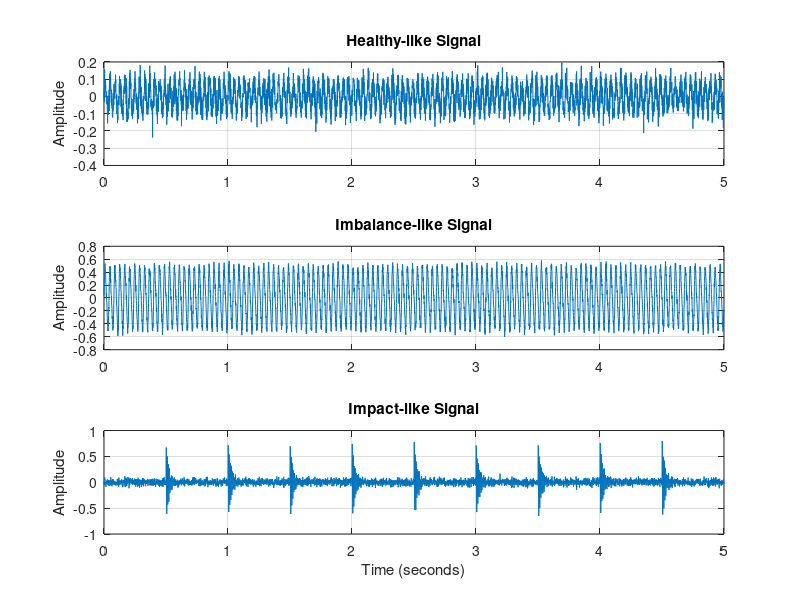

The MATLAB script that drew this image:

% VibraSense - Synthetic Vibration Data Generator
% Educational simulation only; not real machine measurements.

clear;
clc;
close all;

%% 1. Signal settings

samplingFrequency = 1000;
duration = 5;
shaftFrequency = 25;

numberOfSamples = samplingFrequency * duration;
time = (0:numberOfSamples-1)' / samplingFrequency;

%% 2. Reproducible random noise

rng(7, "twister");

%% 3. Healthy-like vibration

healthyNoise = 0.04 * randn(numberOfSamples, 1);

healthySignal = healthyNoise ...
    + 0.08 * sin(2 * pi * shaftFrequency * time);

%% 4. Imbalance-like vibration

imbalanceNoise = 0.04 * randn(numberOfSamples, 1);

imbalanceSignal = imbalanceNoise ...
    + 0.45 * sin(2 * pi * shaftFrequency * time) ...
    + 0.10 * sin(2 * pi * 2 * shaftFrequency * time);

%% 5. Impact-like vibration

impactSignal = 0.04 * randn(numberOfSamples, 1);

impactInterval = 0.5;
impactDuration = 0.12;
impactFrequency = 120;

impactTimes = impactInterval:impactInterval:duration;

for k = 1:length(impactTimes)

    localTime = time - impactTimes(k);

    impactMask = localTime >= 0 & localTime < impactDuration;

    impactSignal(impactMask) = impactSignal(impactMask) ...
        + 0.8 ...
        .* exp(-localTime(impactMask) / 0.025) ...
        .* sin(2 * pi * impactFrequency .* localTime(impactMask));

end

%% 6. Locate project folders

scriptFolder = fileparts(mfilename("fullpath"));
projectRoot = fileparts(scriptFolder);

dataFolder = fullfile(projectRoot, "data", "processed");
figureFolder = fullfile(projectRoot, "outputs", "figures");

if ~exist(dataFolder, "dir")
    mkdir(dataFolder);
end

if ~exist(figureFolder, "dir")
    mkdir(figureFolder);
end

%% 7. Save the signals to CSV

outputFile = fullfile(dataFolder, "synthetic_vibration_demo.csv");

fileID = fopen(outputFile, "w");

if fileID == -1
    error("Could not create the CSV file. Check folder permissions.");
end

fprintf(fileID, "time_s,healthy_like,imbalance_like,impact_like\n");

fclose(fileID);

signalData = [time, healthySignal, imbalanceSignal, impactSignal];

dlmwrite(outputFile, signalData, ...
    "-append", "delimiter", ",", "precision", "%.8f");

%% 8. Plot all three signals

figure("Name", "VibraSense Synthetic Vibration Signals");

subplot(3, 1, 1);
plot(time, healthySignal);
title("Healthy-like Signal");
ylabel("Amplitude");
grid on;

subplot(3, 1, 2);
plot(time, imbalanceSignal);
title("Imbalance-like Signal");
ylabel("Amplitude");
grid on;

subplot(3, 1, 3);
plot(time, impactSignal);
title("Impact-like Signal");
xlabel("Time (seconds)");
ylabel("Amplitude");
grid on;

%% 9. Save the plot

figureFile = fullfile(figureFolder, "synthetic_signals.png");

print(gcf, figureFile, "-dpng", "-r150");

%% 10. Display the results

fprintf("\nVibraSense data generation completed.\n");
fprintf("Sampling frequency: %d Hz\n", samplingFrequency);
fprintf("Duration: %d seconds\n", duration);
fprintf("Number of samples: %d\n", numberOfSamples);
fprintf("CSV file: %s\n", outputFile);
fprintf("Plot file: %s\n", figureFile);
